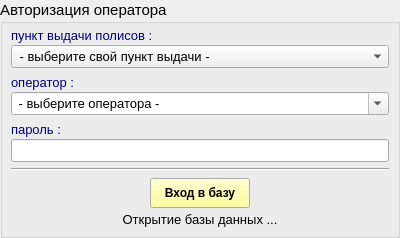
     <widget class="QGroupBox" name="pan_login">
      <property name="minimumSize">
       <size>
        <width>400</width>
        <height>0</height>
       </size>
      </property>
      <property name="font">
       <font>
        <pointsize>11</pointsize>
        <weight>50</weight>
        <bold>false</bold>
       </font>
      </property>
      <property name="title">
       <string>Авторизация оператора</string>
      </property>
      <layout class="QVBoxLayout" name="verticalLayout">
       <property name="spacing">
        <number>2</number>
       </property>
       <property name="leftMargin">
        <number>8</number>
       </property>
       <property name="topMargin">
        <number>1</number>
       </property>
       <property name="rightMargin">
        <number>8</number>
       </property>
       <property name="bottomMargin">
        <number>8</number>
       </property>
       <item>
        <widget class="QLabel" name="label_6">
         <property name="minimumSize">
          <size>
           <width>0</width>
           <height>18</height>
          </size>
         </property>
         <property name="palette">
          <palette>
           <active>
            <colorrole role="WindowText">
             <brush brushstyle="SolidPattern">
              <color alpha="255">
               <red>0</red>
               <green>0</green>
               <blue>127</blue>
              </color>
             </brush>
            </colorrole>
           </active>
           <inactive>
            <colorrole role="WindowText">
             <brush brushstyle="SolidPattern">
              <color alpha="255">
               <red>0</red>
               <green>0</green>
               <blue>127</blue>
              </color>
             </brush>
            </colorrole>
           </inactive>
           <disabled>
            <colorrole role="WindowText">
             <brush brushstyle="SolidPattern">
              <color alpha="255">
               <red>106</red>
               <green>104</green>
               <blue>100</blue>
              </color>
             </brush>
            </colorrole>
           </disabled>
          </palette>
         </property>
         <property name="font">
          <font>
           <pointsize>10</pointsize>
           <weight>50</weight>
           <italic>false</italic>
           <bold>false</bold>
          </font>
         </property>
         <property name="text">
          <string>пункт выдачи полисов :</string>
         </property>
         <property name="alignment">
          <set>Qt::AlignBottom|Qt::AlignLeading|Qt::AlignLeft</set>
         </property>
        </widget>
       </item>
       <item>
        <widget class="QComboBox" name="combo_point">
         <property name="font">
          <font>
           <pointsize>10</pointsize>
           <weight>50</weight>
           <bold>false</bold>
          </font>
         </property>
         <property name="editable">
          <bool>false</bool>
         </property>
         <item>
          <property name="text">
           <string> - выберите свой пункт выдачи - </string>
          </property>
         </item>
        </widget>
       </item>
       <item>
        <widget class="QLabel" name="label_7">
         <property name="minimumSize">
          <size>
           <width>0</width>
           <height>20</height>
          </size>
         </property>
         <property name="palette">
          <palette>
           <active>
            <colorrole role="WindowText">
             <brush brushstyle="SolidPattern">
              <color alpha="255">
               <red>0</red>
               <green>0</green>
               <blue>127</blue>
              </color>
             </brush>
            </colorrole>
           </active>
           <inactive>
            <colorrole role="WindowText">
             <brush brushstyle="SolidPattern">
              <color alpha="255">
               <red>0</red>
               <green>0</green>
               <blue>127</blue>
              </color>
             </brush>
            </colorrole>
           </inactive>
           <disabled>
            <colorrole role="WindowText">
             <brush brushstyle="SolidPattern">
              <color alpha="255">
               <red>106</red>
               <green>104</green>
               <blue>100</blue>
              </color>
             </brush>
            </colorrole>
           </disabled>
          </palette>
         </property>
         <property name="font">
          <font>
           <pointsize>10</pointsize>
           <weight>50</weight>
           <italic>false</italic>
           <bold>false</bold>
          </font>
         </property>
         <property name="text">
          <string>оператор :</string>
         </property>
         <property name="alignment">
          <set>Qt::AlignBottom|Qt::AlignLeading|Qt::AlignLeft</set>
         </property>
        </widget>
       </item>
       <item>
        <widget class="QComboBox" name="combo_operator">
         <property name="font">
          <font>
           <pointsize>10</pointsize>
           <weight>50</weight>
           <bold>false</bold>
          </font>
         </property>
         <property name="editable">
          <bool>true</bool>
         </property>
         <item>
          <property name="text">
           <string> - выберите оператора - </string>
          </property>
         </item>
        </widget>
       </item>
       <item>
        <widget class="QLabel" name="label_8">
         <property name="minimumSize">
          <size>
           <width>0</width>
           <height>20</height>
          </size>
         </property>
         <property name="palette">
          <palette>
           <active>
            <colorrole role="WindowText">
             <brush brushstyle="SolidPattern">
              <color alpha="255">
               <red>0</red>
               <green>0</green>
               <blue>127</blue>
              </color>
             </brush>
            </colorrole>
           </active>
           <inactive>
            <colorrole role="WindowText">
             <brush brushstyle="SolidPattern">
              <color alpha="255">
               <red>0</red>
               <green>0</green>
               <blue>127</blue>
              </color>
             </brush>
            </colorrole>
           </inactive>
           <disabled>
            <colorrole role="WindowText">
             <brush brushstyle="SolidPattern">
              <color alpha="255">
               <red>106</red>
               <green>104</green>
               <blue>100</blue>
              </color>
             </brush>
            </colorrole>
           </disabled>
          </palette>
         </property>
         <property name="font">
          <font>
           <pointsize>10</pointsize>
           <weight>50</weight>
           <italic>false</italic>
           <bold>false</bold>
          </font>
         </property>
         <property name="text">
          <string>пароль :</string>
         </property>
         <property name="alignment">
          <set>Qt::AlignBottom|Qt::AlignLeading|Qt::AlignLeft</set>
         </property>
        </widget>
       </item>
       <item>
        <widget class="QLineEdit" name="tc_op_pass">
         <property name="font">
          <font>
           <pointsize>10</pointsize>
          </font>
         </property>
        </widget>
       </item>
       <item>
        <widget class="Line" name="line_2">
         <property name="minimumSize">
          <size>
           <width>0</width>
           <height>10</height>
          </size>
         </property>
         <property name="orientation">
          <enum>Qt::Horizontal</enum>
         </property>
        </widget>
       </item>
       <item>
        <layout class="QHBoxLayout" name="horizontalLayout_6">
         <property name="leftMargin">
          <number>2</number>
         </property>
         <property name="topMargin">
          <number>2</number>
         </property>
         <property name="rightMargin">
          <number>2</number>
         </property>
         <property name="bottomMargin">
          <number>2</number>
         </property>
         <item>
          <spacer name="horizontalSpacer_5">
           <property name="orientation">
            <enum>Qt::Horizontal</enum>
           </property>
           <property name="sizeHint" stdset="0">
            <size>
             <width>40</width>
             <height>20</height>
            </size>
           </property>
          </spacer>
         </item>
         <item>
          <widget class="QPushButton" name="bn_start">
           <property name="minimumSize">
            <size>
             <width>100</width>
             <height>30</height>
            </size>
           </property>
           <property name="palette">
            <palette>
             <active>
              <colorrole role="Button">
               <brush brushstyle="SolidPattern">
                <color alpha="255">
                 <red>255</red>
                 <green>255</green>
                 <blue>127</blue>
                </color>
               </brush>
              </colorrole>
             </active>
             <inactive>
              <colorrole role="Button">
               <brush brushstyle="SolidPattern">
                <color alpha="255">
                 <red>255</red>
                 <green>255</green>
                 <blue>127</blue>
                </color>
               </brush>
              </colorrole>
             </inactive>
             <disabled>
              <colorrole role="Button">
               <brush brushstyle="SolidPattern">
                <color alpha="255">
                 <red>255</red>
                 <green>255</green>
                 <blue>127</blue>
                </color>
               </brush>
              </colorrole>
             </disabled>
            </palette>
           </property>
           <property name="font">
            <font>
             <pointsize>9</pointsize>
             <weight>75</weight>
             <bold>true</bold>
            </font>
           </property>
           <property name="text">
            <string>  Вход в базу  </string>
           </property>
          </widget>
         </item>
         <item>
          <spacer name="horizontalSpacer_6">
           <property name="orientation">
            <enum>Qt::Horizontal</enum>
           </property>
           <property name="sizeHint" stdset="0">
            <size>
             <width>40</width>
             <height>20</height>
            </size>
           </property>
          </spacer>
         </item>
        </layout>
       </item>
       <item>
        <widget class="QLabel" name="lab_start">
         <property name="font">
          <font>
           <pointsize>10</pointsize>
          </font>
         </property>
         <property name="text">
          <string>Открытие базы данных ...</string>
         </property>
         <property name="alignment">
          <set>Qt::AlignCenter</set>
         </property>
        </widget>
       </item>
      </layout>
     </widget>
